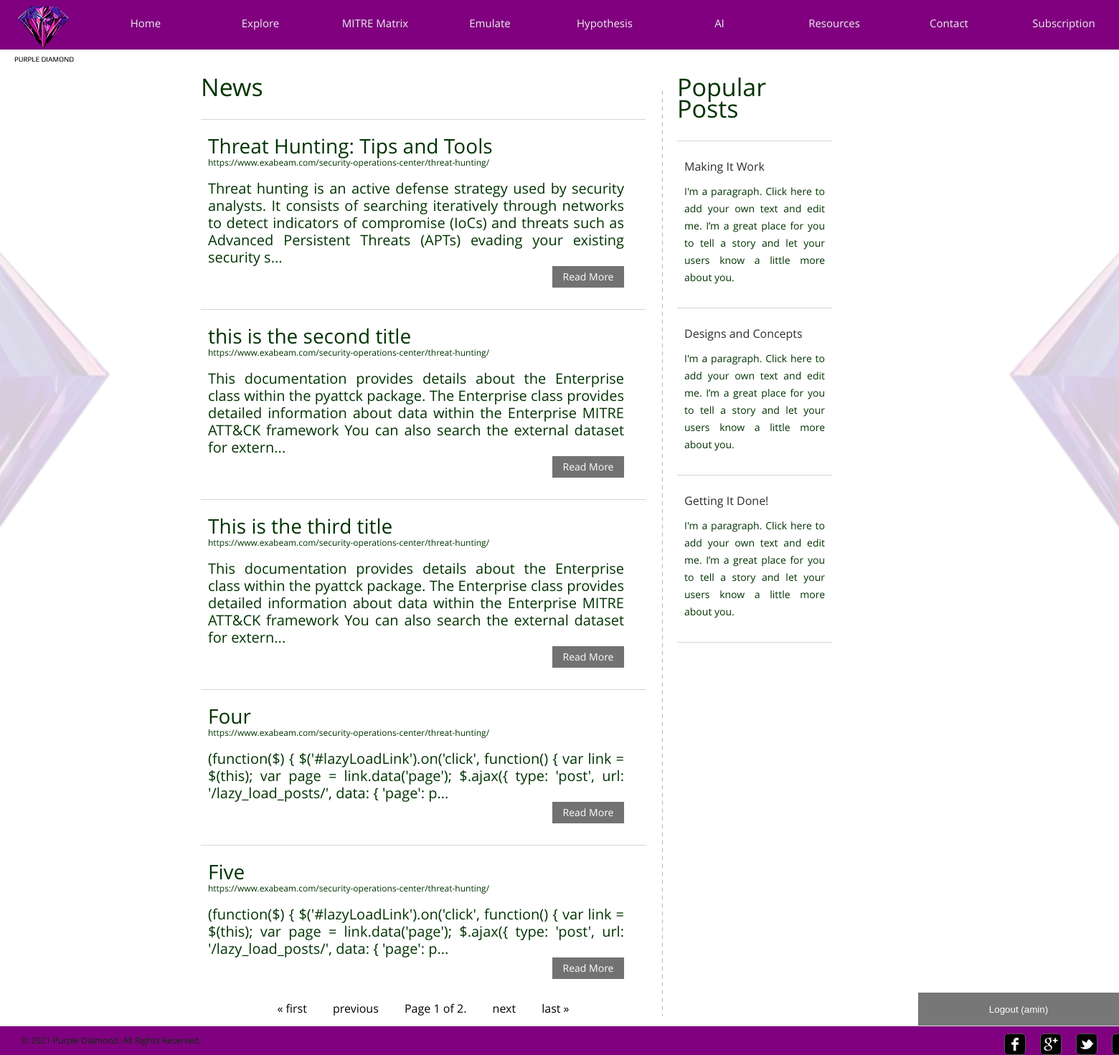
Page /temp/news (signed in) on the committed database.
### temp/models.py (models this page shows, shortened)
class blog(models.Model):
    topic = models.CharField(max_length=1024)
    content = models.TextField()
    reference = models.CharField(max_length=128)
    img = models.ImageField()
    month = models.IntegerField()
    year = models.IntegerField()
    totalread = models.IntegerField()

### temp/views.py (the view)
# urls.py: path("news", views.news, name="news"),
def news(request):
    flag = False
    if not request.user.is_authenticated:
        flag = True
    page = 1
    page = request.GET.get('page')
    allposts = blog.objects.all()
    results_per_page = 5
    paginator = Paginator(allposts, results_per_page)
    try:
        posts = paginator.page(page)
    except PageNotAnInteger:
        posts = paginator.page(1)
    except EmptyPage:
        posts = paginator.page(paginator.num_pages)
    return render(request, 'temp/news.html', {
        'posts': posts,
        'flag': flag,
        'page': page
    })

### temp/templates/temp/news.html (shortened to what this page needs)
{% extends "temp/layout.html" %}
{% load static %}
{% block body %}
	<div id="contents">
		<div class="main">
			<h1>News</h1>
			<ul class="news">
				{% for post in posts %}
				<li>
					<h2>{{ post.topic}}<span>{{ post.reference }}</span></h2>
					<p>
						{{ post.content | slice:":255"}}... <span><a href="{% url 'temp:post_detail' post.pk%}" class="more">Read More</a></span>
					</p>
				</li>
				{% endfor %}
			</ul>
			<div class="pagination">
				<span class="step-links">
					{% if posts.has_previous == False %}
						<a>&laquo; first</a>
						<a>previous</a>
					{% endif %}
					<span class="current">
						<a>Page {{ posts.number }} of {{ posts.paginator.num_pages }}.</a>
					</span>
					{% if posts.has_next %}
						<a href="?page={{ posts.next_page_number }}">next</a>
						<a href="?page={{ posts.paginator.num_pages }}">last &raquo;</a>
					{% endif %}
				</span>
			</div>
		</div>
		<div class="sidebar">
			<h1>Popular Posts</h1>
			<ul class="posts">
				<li>
					<h4 class="title"><a href="{% url 'temp:post' %}">Making It Work</a></h4>
					<p>
						I'm a paragraph. Click here to add your own text and edit me. I’m a great place for you to tell a story and let your users know a little more about you.
					</p>
				</li>
				<li>
					<h4 class="title"><a href="{% url 'temp:post' %}">Designs and Concepts</a></h4>
					<p>
						I'm a paragraph. Click here to add your own text and edit me. I’m a great place for you to tell a story and let your users know a little more about you.
					</p>
				</li>
				<li>
					<h4 class="title"><a href="{% url 'temp:post' %}">Getting It Done!</a></h4>
					<p>
						I'm a paragraph. Click here to add your own text and edit me. I’m a great place for you to tell a story and let your users know a little more about you.
					</p>
				</li>
			</ul>
		</div>
	</div>
{% endblock %}

### temp/templates/temp/layout.html (shortened to what this page needs)
{% load static %}
<!DOCTYPE HTML>
<html>
<head>
			{% if flag == False %}
			<link href="{% static 'temp/loginstyle.css' %}" rel="stylesheet">
			{% endif %}
	<link rel="stylesheet" href="https://cdnjs.cloudflare.com/ajax/libs/font-awesome/4.7.0/css/font-awesome.min.css">
</head>
<body>
	<div id="header">
		<div>
			<div class="logo">
				<a href="{% url 'temp:index' %}">Purple diamond</a>
			</div>
			<ul id="navigation">
				<li>
					<a href="{% url 'temp:index' %}">Home</a>
				</li>
				<li class="dropdown">
					<a class="dropbtn">Explore</a>
				</li>
				<li>
					<a href="{% url 'temp:mitrematrix' %}">MITRE Matrix</a>
				</li>
				<li>
					<a href="{% url 'temp:emulate' %}">Emulate</a>
				</li>
				<li>
					<a href="{% url 'temp:hypothesis' %}">Hypothesis</a>
				</li>
				<li>
					<a href="{% url 'temp:ai' %}">AI</a>
				</li>
				<li>
					<a href="{% url 'temp:news' %}">Resources</a>
				</li>
				<li>
					<a href="{% url 'temp:contact' %}">Contact</a>
				</li>
				<li>
					<a href="{% url 'temp:subscription' %}">Subscription</a>
				</li>
			</ul>
		</div>
	</div>
{% block body %}
{% endblock %}
			{% if flag == False %}
			<div>
				<button class="open-button" onclick="openForm()">Logout ({{ user.username }})</button>
			</div>
			{% endif %}
	<div id="footer">
		<div class="clearfix">
			<div id="connect">
				<a href="http://freewebsitetemplates.com/go/facebook/" target="_blank" class="facebook"></a><a href="http://freewebsitetemplates.com/go/googleplus/" target="_blank" class="googleplus"></a><a href="http://freewebsitetemplates.com/go/twitter/" target="_blank" class="twitter"></a><a href="http://www.freewebsitetemplates.com/misc/contact/" target="_blank" class="tumbler"></a>
			</div>
			<p>
				© 2021 Purple Diamond. All Rights Reserved.
			</p>
		</div>
	</div>
</body>
</html>

### temp/static/temp/loginstyle.css (style rules this page uses)
body { background: url("images/Backdoublesideopacity.png") no-repeat center center fixed ; -webkit-background-size: cover; -moz-background-size: cover; -o-background-size: cover; background-size: cover; border-radius: 50%; font-family: 'OpenSans'; margin: 0; }
.clearfix:after, #contents:after { clear:both; content:""; display:block; height:1%; line-height:0; visibility:hidden; }
#header { background-color: purple; border-bottom: 1px solid #e6e6e6; padding: 7px 0; }
#header > div, #footer > div { width: 1600px; margin: 0 auto; padding: 0 20px; }
#header .logo { float: left; margin-right: 20px; }
#header .logo a { background: url("images/logo.png") no-repeat center top; color: #000; display: block; font: 10px/15px 'Play'; height: 20px; width: 100%; padding-top: 68px; text-decoration: none; text-transform: uppercase; }
#navigation { display: inline-block; list-style: none; line-height: 50px; margin: 0; padding: 0; }
#navigation li { float: left; width: 160px; text-align: center; }
#navigation li a { color: #eee; font-size: 15px; line-height: 30px; text-decoration: none; }
#contents { min-height: 510px; width: 1000px; margin: 0 auto; padding: 54px 40px; text-align: justify; text-justify: inter-word; }
h1 { color: #003300; font-size: 34px; font-weight: normal; line-height: 30px; margin: 0 0 30px; }
h2 { color: #003300; font-size: 28px; font-weight: normal; line-height: 24px; margin: 0 0 12px; }
p { color: #003300; font-size: 20px; line-height: 24px; margin: 0 0 30px; }
p a { color: #003300; }
.more { background-color: #727272; color: #fff; display: inline-block; font-size: 14px; line-height: 30px; width: 100px; text-align: center; text-decoration: none; }
.main { float: left; background: url("images/divider.png") repeat-y right top; min-height: 100px; width: 620px; padding-right: 24px; }
.main h1, .sidebar h1 { margin: 0 0 12px; position: relative; top: -18px; }
.main h2 span { display: block; font-size: 12px; }
.sidebar { float: left; min-height: 848px; width: 216px; margin-left: 20px; }
.sidebar ul, .news { list-style: none; margin: 0; padding: 0; }
.news li { border-top: 1px solid #d5d5d5; padding: 24px 30px 0 10px; position: relative; text-align: justify; text-justify: inter-word; }
.news li > p span, .post > span { display: block; text-align: right; }
.posts { border-top: 1px solid #d5d5d5; }
.posts li { border-bottom: 1px solid #d5d5d5; padding: 24px 10px 0; }
.posts li p { font-size: 14px; }
.posts li .title { font-size: 16px; font-weight: normal; margin: 0 0 12px; }
.posts li .title a { color: #2c2c2c; font-size: 16px; text-decoration: none; }
#footer { background-color: purple; border-top: 1px solid #d8d8d8; padding: 10px 0; position: fixed; bottom: 0; width: 100%; height: 20px; }
#footer p { font-size: 12px; line-height: 20px; padding-left: 10px; }
#connect { float: right; display: inline-block; margin-right: 30px; }
#connect a { background: url("images/icons.png") no-repeat; display: inline-block; height: 30px; width: 30px; margin: 0 10px; }
#connect a.googleplus { background-position: 0 -40px; bottom: 10px; }
#connect a.twitter { background-position: 0 -80px; }
#connect a.tumbler { background-position: 0 -120px; }
.open-button { background-color: #555; color: white; padding: 16px 20px; border: none; cursor: pointer; opacity: 0.8; position: fixed; bottom: 40px; right: 0px; width: 280px; }
.dropdown { float: left; overflow: hidden; }
.dropdown .dropbtn { font-size: 16px; border: none; outline: none; color: #333; padding: 14px 16px; background-color: inherit; font-family: inherit; margin: 0; }
.pagination { text-align: center; }
.pagination a { color: black; padding: 8px 16px; text-decoration: none; transition: background-color .3s; }

### rows in the picture
blog: topic "Threat Hunting: Tips and Tools", reference "https://www.exabeam.com/security-operations-center/threat-hunting/", content "Threat hunting is an active defense strategy used by security analysts. It consists of searching iteratively through networks to detect indicators of compromise (IoCs) and threats such as Advanced Persistent Threats (APTs) evading your existing security s"
blog: topic "this is the second title", reference "https://www.exabeam.com/security-operations-center/threat-hunting/", content "This documentation provides details about the Enterprise class within the pyattck package. The Enterprise class provides detailed information about data within the Enterprise MITRE ATT&CK framework You can also search the external dataset for extern"
blog: topic "This is the third title", reference "https://www.exabeam.com/security-operations-center/threat-hunting/", content "This documentation provides details about the Enterprise class within the pyattck package. The Enterprise class provides detailed information about data within the Enterprise MITRE ATT&CK framework You can also search the external dataset for extern"
blog: topic "Four", reference "https://www.exabeam.com/security-operations-center/threat-hunting/", content "(function($) { $('#lazyLoadLink').on('click', function() { var link = $(this); var page = link.data('page'); $.ajax({ type: 'post', url: '/lazy_load_posts/', data: { 'page': p"
blog: topic "Five", reference "https://www.exabeam.com/security-operations-center/threat-hunting/", content "(function($) { $('#lazyLoadLink').on('click', function() { var link = $(this); var page = link.data('page'); $.ajax({ type: 'post', url: '/lazy_load_posts/', data: { 'page': p"

### other values in the picture
{{ posts.number }} "1"
{{ posts.paginator.num_pages }} "2"
{{ user.username }} "amin"
